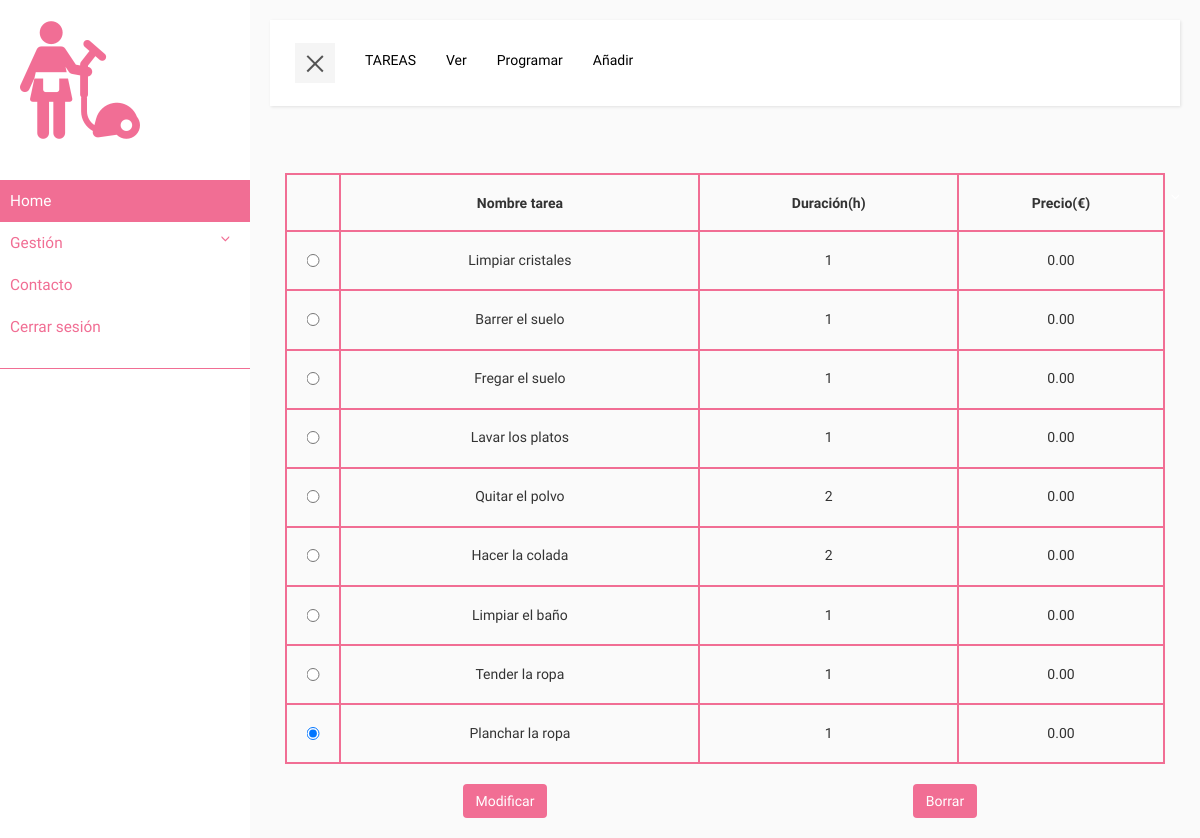
/ProyectoNetbeans/assets/components/home/view.php?gestion=tareas (signed in), run on an earlier commit of the app's database.
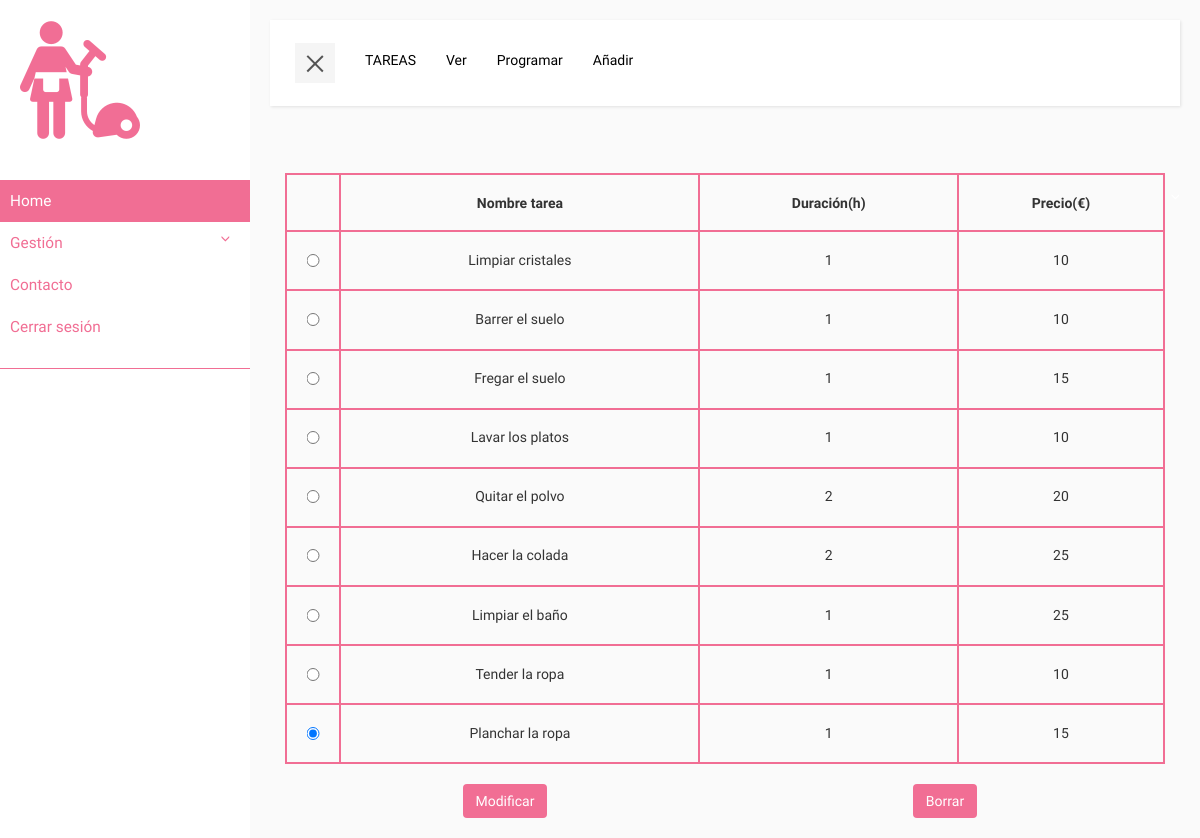
And on a later commit of the database.
### tables this page shows
CREATE TABLE `tarea` (
  `P_tarea` int(11) NOT NULL,
  `duracion_h` int(11) DEFAULT NULL,
  `comentarios` varchar(100) NOT NULL,
  `precio` int(2) NOT NULL,
  `A_tipo_tarea` int(11) NOT NULL
);

CREATE TABLE `tipo_tarea` (
  `P_tipo_tarea` int(11) NOT NULL,
  `texto` varchar(30) NOT NULL
);

### ProyectoNetbeans/assets/components/functions.php (called while the page is built, shortened)
<?php
if(!function_exists('allowed_user')) {
  function allowed($rols) {
    if (isset($_SESSION['isLogged']) && $_SESSION['isLogged'] == true) {
      if (isset($_SESSION['userRol'])) {
        $allowed_rol = false;
        foreach($rols as $rol) {
          if (strtoupper($rol) == strtoupper($_SESSION['userRol'])) {
            $allowed_rol = true;
          }
        }
        if ($allowed_rol == true) {
          return true;
        } else {
          return false;
        }
      } else {
        return false;
      }
    } else {
      return false;
    }
  }
}

### ProyectoNetbeans/assets/components/home/model.php (called while the page is built, shortened)
<?php
require_once './../clases/tipo_tarea.php';
class modelClass
{
    function verTareas()
    {
        try {
            $opciones = array(PDO::MYSQL_ATTR_INIT_COMMAND => "SET NAMES utf8");
            $conn = new PDO('mysql:host=localhost;dbname=2019p_icarazo', 'root', '', $opciones);
            $conn->setAttribute(PDO::ATTR_ERRMODE, PDO::ERRMODE_EXCEPTION);
        } catch (PDOException $e) {
            echo $e->getCode();
            echo 'Error en la conexión: ' . $e->getMessage();
            exit();
        }
        $stmt = $conn->prepare("SELECT * FROM tarea t, tipo_tarea ti WHERE t.A_tipo_tarea = ti.P_tipo_tarea");
        $stmt->execute();
        $tareas = array();
        $resultado = $stmt->fetch();
        while ($resultado != null) {
            $tarea = new Tipo_tarea($resultado);
            array_push($tareas, $tarea);
            $resultado = $stmt->fetch();
        }
        return $tareas;
    }
}

### ProyectoNetbeans/assets/components/clases/tipo_tarea.php (called while the page is built, shortened)
<?php
require_once 'tarea.php';
class Tipo_tarea extends Tarea{
    private $P_tipo_tarea;
    private $texto;
    public function __construct($row) {
        $this->duracion_h = $row["duracion_h"];
        $this->precio = $row["precio"];
        $this->P_tipo_tarea = $row["P_tipo_tarea"];
        $this->texto = $row["texto"];
    }
    public function getP_tipo_tarea(){
        return $this->P_tipo_tarea;
    }
    public function getTexto(){
        return $this->texto;
    }
}

### ProyectoNetbeans/assets/components/clases/tarea.php (called while the page is built, shortened)
<?php
class Tarea{
    private $duracion_h;
    private $precio;
    public function __construct($row) {
        $this->duracion_h = $row["duracion_h"];
        $this->precio = $row["precio"];
    }
    public function getDuracion_h(){
        return $this->duracion_h;
    }
    public function getPrecio(){
        return $this->precio;
    }
}

### ProyectoNetbeans/assets/components/home/controller-tareas.php (the view, shortened to what this page needs)
<?php
function tablaVistaTareas()
{
    $tablaHTML= "<div id='tablaVista' class='container-fluid'>
    <form method='POST' action='?tarea=modificar'>
        <table class='col-md-12 table table-bordered table-hover table-responsive'>
            <thead>
                <tr>
                    <th>&nbsp;&nbsp;&nbsp;&nbsp;</th>
                    <th class='text-center'>Nombre tarea</th>
                    <th class='text-center'>Duración(h)</th>
                    <th class='text-center'>Precio(€)</th>
                </tr>
            </thead>
            <tbody>";
            $model = new modelClass();
            $tareas = $model->verTareas();
            foreach ($tareas as $value) {
                $tablaHTML.= "
                <tr>
                    <td>
                        <input class='radio' type='radio' value='" . $value->getP_tipo_tarea() . "' name='btnRadioTarea' checked>
                    </td>
                    <td class='text-center'>" . $value->getTexto() . "</td>
                    <td class='text-center'>" . $value->getDuracion_h() . "</td>
                    <td class='text-center'>" . $value->getPrecio() . "</td>
                </tr>"; } $tablaHTML.= "</tbody>
        </table>
        <div class='col-md-6'>
                <button id='modificarTarea' name='modificarTarea' type='submit' class='btn estilo-btn modBorr center-block'>Modificar</button>
            </div>
    </form>
    <div class='col-md-6'>
        <form method='POST' action='?tarea=ver'>
            <button id='borrarTarea' name='borrarTarea' type='submit' class='btn estilo-btn modBorr center-block'>Borrar</button>
        </form>
    </div>
    </div>";
return $tablaHTML;
}
function formShowTareas()
{
    $contenido = "" .
    tablaVistaTareas()
     . "";
    return $contenido;
}
function menuTareas($tipoGestion)
{
    $contenido = "<div class='col-md-12 collapse navbar-collapse' id='bs-example-navbar-collapse-1'>
    <ul class='nav navbar-nav navbar-right'>
        <li><a>". strtoupper($tipoGestion) ."</a></li>
        <li><a href='?tarea=ver'>Ver</a></li>
        <li><a href='?tarea=programar'>Programar</a></li>
        <li><a href='?tarea=anadir'>Añadir</a></li>
    </ul>
</div>
</div>
</nav>";
    return $contenido;
}

### ProyectoNetbeans/assets/components/home/view.php (shortened to what this page needs)
<?php
require_once './controller.php';
?>
<!DOCTYPE html>
<html>
<head>
    <link href="./../../vendors/font-awesome/css/font-awesome.css" rel="stylesheet">
    <link rel="stylesheet" href="./../../vendors/bootstrap/css/bootstrap.min.css" />
    <link rel="stylesheet" type="text/css" href="./../../css/home.css">
</head>
<body>
    <div class="wrapper">
        <nav id="sidebar">
            <div class="sidebar-header">
                <img src="./../../images/icono/pink/cleaner128.png">
            </div>
            <?php
            echo menuHome();
            ?>
        </nav>
        <div id='content'>
    <nav class='navbar navbar-default'>
    <div class='container-fluid'>
        <div class='navbar-header'>
            <button type='button' id='sidebarCollapse' class='navbar-btn'>
                    <span></span>
                </button>
        </div>
        <?php
if (isset($_GET["gestion"]))
 {
    $tipoGestion = $_GET["gestion"];
    echo tipoMenuGestion($tipoGestion);
}
?>
</body>
</html>

### ProyectoNetbeans/assets/components/home/controller.php (shortened to what this page needs)
<?php
require_once './model.php';
require_once './../functions.php';
require_once './controller-tareas.php';
function tipoMenuGestion($tipoGestion){
    $rolArrayEC = Array();
    array_push($rolArrayEC, "EMPLEADO");
    array_push($rolArrayEC, "CLIENTE");
    switch ($tipoGestion) {
        case 'tareas':
        if (allowed($rolArrayEC)) {
        return menuTareas($tipoGestion) . formShowTareas() . "</div>";
        }
            break;
    }
}
function menuHome(){
    $contenido="<ul class='list-unstyled components'>
    <li class='active'>
        <a href='?home' aria-expanded='false'>Home</a>
    </li>
    <li>
        <a href='#pageSubmenu' data-toggle='collapse' aria-expanded='false'>Gestión</a>
        <ul class='collapse list-unstyled' id='pageSubmenu'>
           ";
           $rolArray = Array();
           $contenido.="
            <li><a href='?gestion=clientes' name='clientes'>Clientes</a></li>
            <li><a href='?gestion=casas' name='casas'>Casas</a></li>
            <li><a href='?gestion=tareas' name='tareas'>Tareas</a></li>
        </ul>
    </li>
    <li>
        <a href='?contacto'>Contacto</a>
    </li>
    <li>
        <a href='?cerrarsesion'>Cerrar sesión</a>
    </li>
</ul>
";
    return $contenido;
}

### ProyectoNetbeans/assets/css/home.css (style rules this page uses)
* { font-family: 'Cousine'; }
body { background: #fafafa; }
a, a:hover, a:focus { color: inherit; text-decoration: none; transition: all 0.3s; }
.navbar { padding: 15px 10px; background: #fff; border: none; border-radius: 0; margin-bottom: 40px; box-shadow: 1px 1px 3px rgba(0, 0, 0, 0.1); }
.navbar-btn { box-shadow: none; outline: none !important; border: none; }
.wrapper { display: flex; align-items: stretch; perspective: 1500px; }
#sidebar { min-width: 250px; max-width: 250px; background: white; color: #f16e94; transition: all 0.6s cubic-bezier(0.945, 0.020, 0.270, 0.665); transform-origin: bottom left; }
#sidebar .sidebar-header { padding: 20px; background: white; }
#sidebar ul.components { padding: 20px 0; border-bottom: 1px solid #f16e94; }
#sidebar ul li a { padding: 10px; font-size: 1.1em; display: block; }
#sidebar ul li.active>a, a[aria-expanded="true"] { color: #fff; background: #f16e94; }
.navbar-default .navbar-nav>li>a { color: black; }
a[data-toggle="collapse"] { position: relative; }
a[aria-expanded="false"]::before, a[aria-expanded="true"]::before { content: '\e259'; display: block; position: absolute; right: 20px; font-family: 'Glyphicons Halflings'; font-size: 0.6em; }
#content { padding: 20px; min-height: 100vh; transition: all 0.3s; width: 100%; }
#sidebarCollapse { width: 40px; height: 40px; background: #f5f5f5; }
#sidebarCollapse span { width: 80%; height: 2px; margin: 0 auto; display: block; background: #555; transition: all 0.8s cubic-bezier(0.810, -0.330, 0.345, 1.375); transition-delay: 0.2s; }
#sidebarCollapse span:last-of-type { transform: rotate(-45deg) translate(1px, -1px); }
@media (min-width: 769px) { #tablaVista { padding-top: 3%; } }
@media (min-width: 769px) { #tablaVista th, #tablaVista td { padding: 2%; } }
.estilo-btn { background-color: #f16e94 !important; color: #fff; }
#tablaVista table, #tablaVista th, #tablaVista td { border: 2px solid #f16e94; }
.radio { display: inline-block; left: 50%; transform: translateX(-50%); }

What changed in the data, as far as the page shows it:
changed tarea "Limpiar cristales": precio "0.00" → "10"
changed tarea "Barrer el suelo": precio "0.00" → "10"
changed tarea "Fregar el suelo": precio "0.00" → "15"
changed tarea "Lavar los platos": precio "0.00" → "10"
changed tarea "Quitar el polvo": precio "0.00" → "20"
changed tarea "Hacer la colada": precio "0.00" → "25"
changed tarea "Limpiar el baño": precio "0.00" → "25"
changed tarea "Tender la ropa": precio "0.00" → "10"
changed tarea "Planchar la ropa": precio "0.00" → "15"
